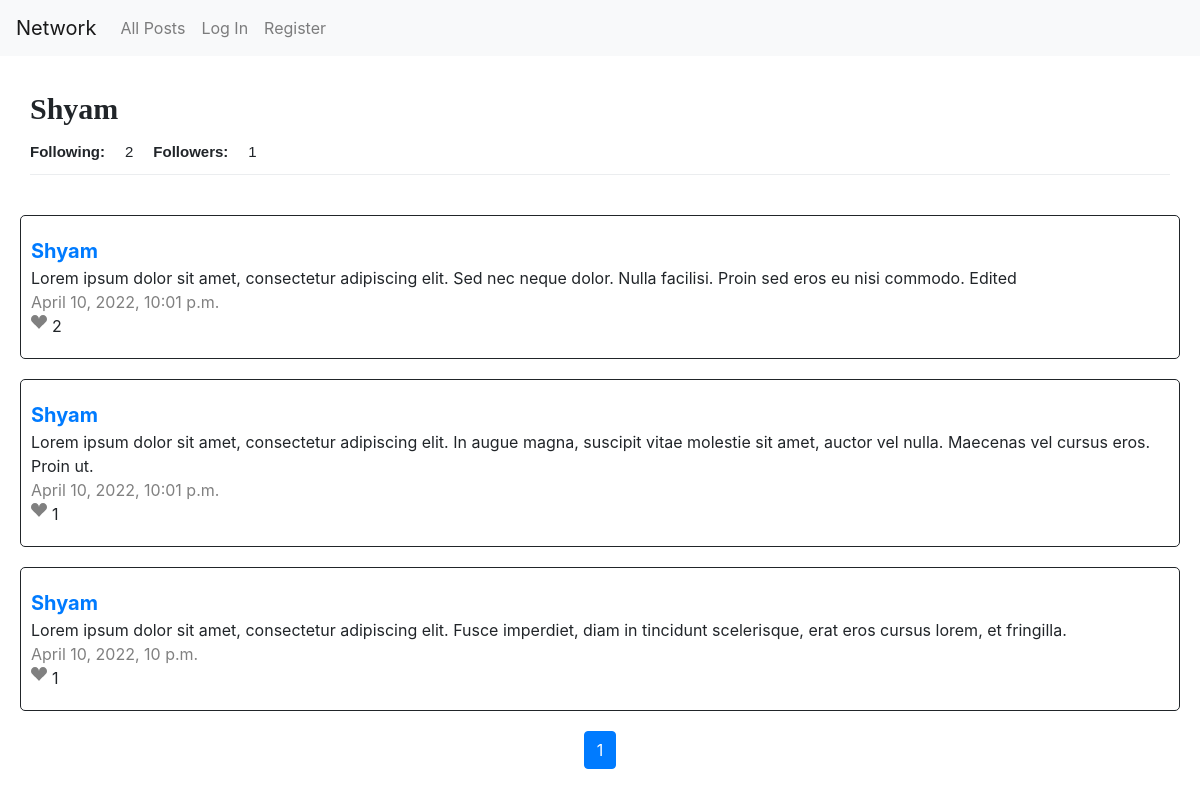
The page /9 on the database as committed earlier.
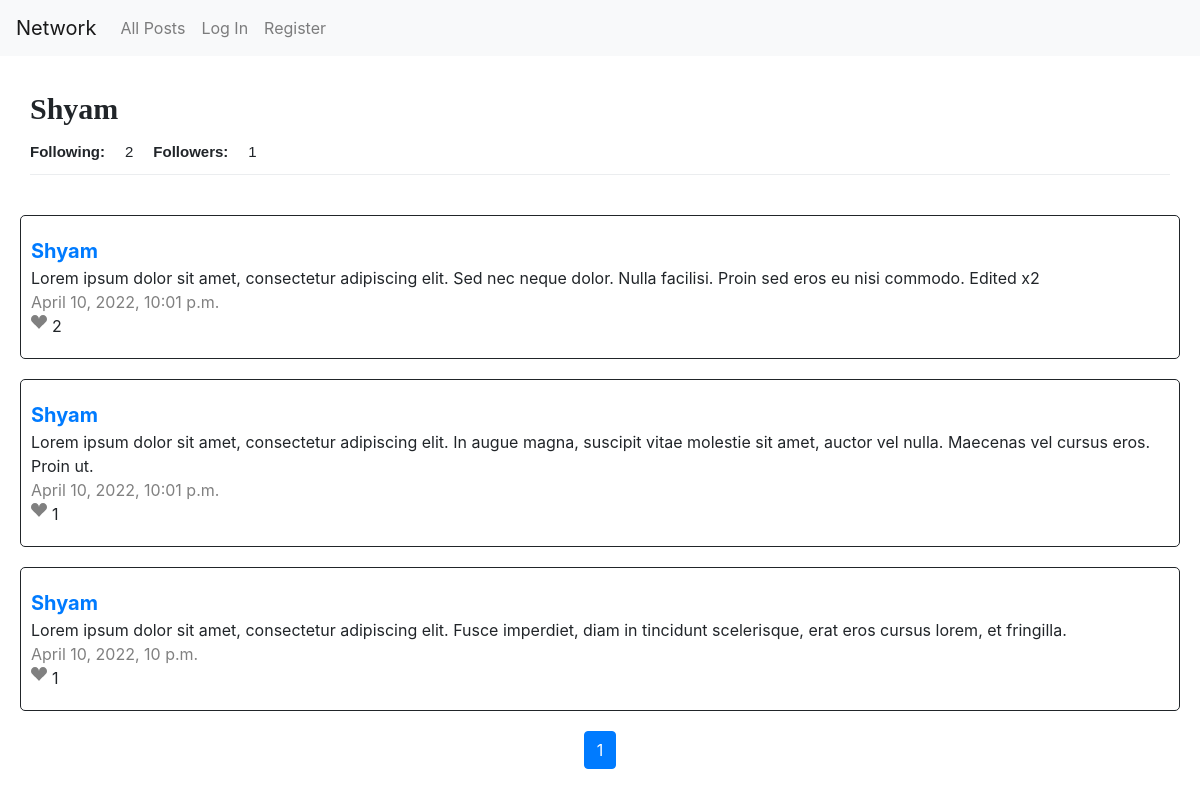
The same page on the database as committed later.
### network/models.py (models this page shows, shortened)
class Post(models.Model):
    author = models.ForeignKey(User, on_delete=models.CASCADE, related_name="posts")
    content = models.TextField()
    timestamp = models.DateTimeField()
    likes = models.ManyToManyField(User, blank=True, related_name="liked_posts")
    def get_like_url(self):
        return reverse("network:like_toogle", kwargs={'post_id': self.pk})

class User(AbstractUser):
    following = models.ManyToManyField("self", symmetrical=False, blank=True, related_name="followers")

### network/views.py (the view)
# urls.py: path("<int:user_id>", views.profile, name="profile"),
def profile(request, user_id):
    user_profile = User.objects.get(pk=user_id)
    posts_all = Post.objects.filter(author=user_profile).all().order_by("-timestamp")
    paginator = Paginator(posts_all, 10) # Shows 10 posts per page
    page_number = request.GET.get("page")
    page_obj = paginator.get_page(page_number)
    return render(request, "network/profile.html", {
        'user_profile': user_profile,
        'posts': page_obj
    })

### network/templates/network/profile.html (shortened to what this page needs)
{% extends "network/layout.html" %}
{% load static %}
{% block body %}
  <div class="profile">
    <div class="follow-container">
      <b class="profile-username">{{ user_profile.username }}</b>
    </div>
    <div class="follow-container-count">
      <b>Following: </b><div id="following">{{ user_profile.following.all.count }}</div>
      <b>Followers: </b><div id="followers">{{ user_profile.followers.all.count }} </div>
    </div>
    <div id="separator"></div>
  </div>
  {% for post in posts %}
    <div>
      <div class="post" id="{{ post.pk }}">
        <a href="{% url 'network:profile' post.author.pk %}">
          <b class="post-author">{{ post.author.username }}</b>
        </a>
        <div class="post-content" id="content-{{ post.pk }}">{{ post.content }}</div>
        <div class="post-timestamp">{{ post.timestamp }}</div>
        <div class="likes-container">
          {% if user.is_authenticated %}
            {% if user in post.likes.all %}
              <svg class="post-like-button" data-href="{{ post.get_like_url }}" xmlns="http://www.w3.org/2000/svg" width="16" height="16" fill="red" class="bi bi-suit-heart-fill" viewBox="0 0 16 16">
                <path d="M4 1c2.21 0 4 1.755 4 3.92C8 2.755 9.79 1 12 1s4 1.755 4 3.92c0 3.263-3.234 4.414-7.608 9.608a.513.513 0 0 1-.784 0C3.234 9.334 0 8.183 0 4.92 0 2.755 1.79 1 4 1z"/>
              </svg>
            {% else %}
              <svg class="post-like-button" data-href="{{ post.get_like_url }}" xmlns="http://www.w3.org/2000/svg" width="16" height="16" fill="grey" class="bi bi-suit-heart-fill" viewBox="0 0 16 16">
                <path d="M4 1c2.21 0 4 1.755 4 3.92C8 2.755 9.79 1 12 1s4 1.755 4 3.92c0 3.263-3.234 4.414-7.608 9.608a.513.513 0 0 1-.784 0C3.234 9.334 0 8.183 0 4.92 0 2.755 1.79 1 4 1z"/>
              </svg>
            {% endif %}
          {% else %}
            <svg class="post-like-button" data-href="{{ post.get_like_url }}" xmlns="http://www.w3.org/2000/svg" width="16" height="16" fill="grey" class="bi bi-suit-heart-fill" viewBox="0 0 16 16">
              <path d="M4 1c2.21 0 4 1.755 4 3.92C8 2.755 9.79 1 12 1s4 1.755 4 3.92c0 3.263-3.234 4.414-7.608 9.608a.513.513 0 0 1-.784 0C3.234 9.334 0 8.183 0 4.92 0 2.755 1.79 1 4 1z"/>
            </svg>
          {% endif %}
          <div class="post-likes-count" id="likes-{{ post.pk }}">{{ post.likes.count }}</div>
        </div>
      </div>
    </div>
    {% endfor %}
    <nav aria-label="Page navigation example">
      <ul class="pagination justify-content-center">
        {% for page in posts.paginator.page_range %}
          {% if page == posts.number %}
            <li class="page-item active"><a class="page-link" href="{{ user_profile.pk }}?page={{ page }}">{{ page }}</a></li>
          {% else %}
            <li class="page-item"><a class="page-link" href="{{ user_profile.pk }}?page={{ page }}">{{ page }}</a></li>
          {% endif %}
        {% endfor %}
      </ul>
    </nav>
{% endblock %}

Rows that differ between the two databases and show on the page:
changed Post: content "Lorem ipsum dolor sit amet, consectetur adipiscing elit. Sed nec neque dolor. Nulla facilisi. Proin sed eros eu nisi commodo. Edited" → "Lorem ipsum dolor sit amet, consectetur adipiscing elit. Sed nec neque dolor. Nulla facilisi. Proin sed eros eu nisi commodo. Edited x2"
